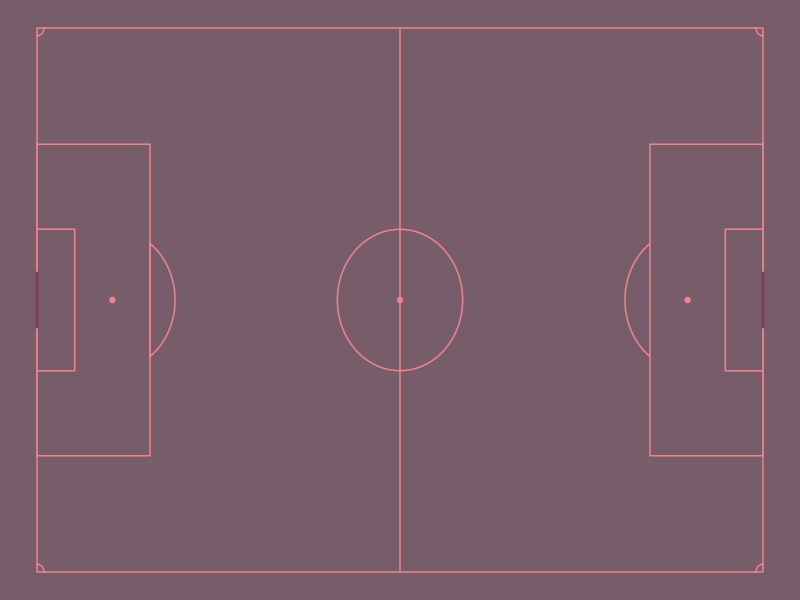
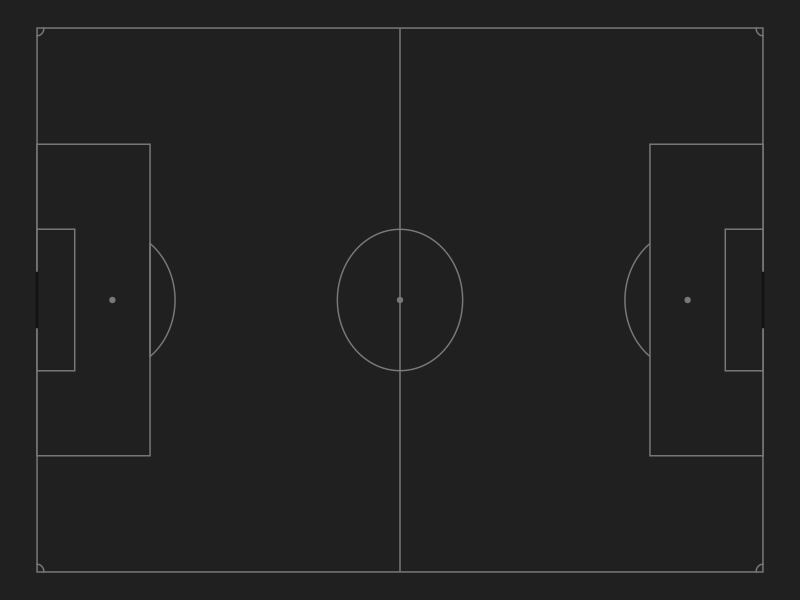

Here is the R script that generated these plots, in order:
library(ggplot2)

# FUNCTION USED TO CREATE THE PITCH

createPitch <- function(xmax, ymax, grass_colour, line_colour, background_colour, goal_colour){
  theme_blankPitch = function(size=12) { 
    theme(
      #axis.line=element_blank(), 
      axis.text.x=element_blank(), 
      axis.text.y=element_blank(), 
      #axis.ticks.y=element_text(size=size),
      #   axis.ticks=element_blank(),
      axis.ticks.length=unit(0, "lines"), 
      #axis.ticks.margin=unit(0, "lines"), 
      axis.title.x=element_blank(), 
      axis.title.y=element_blank(), 
      legend.background=element_rect(fill=background_colour, colour=NA), 
      legend.key=element_rect(colour=background_colour,fill=background_colour), 
      legend.key.size=unit(1.2, "lines"), 
      legend.text=element_text(size=size), 
      legend.title=element_text(size=size, face="bold",hjust=0),
      strip.background = element_rect(colour = background_colour, fill = background_colour, size = .5),
      panel.background=element_rect(fill=background_colour,colour=background_colour), 
      #       panel.border=element_blank(), 
      panel.grid.major=element_blank(), 
      panel.grid.minor=element_blank(), 
      panel.spacing=element_blank(), 
      plot.background=element_blank(), 
      plot.margin=unit(c(0, 0, 0, 0), "lines"), 
      plot.title=element_text(size=size*1.2), 
      strip.text.y=element_text(colour=background_colour,size=size,angle=270),
      strip.text.x=element_text(size=size*1))}
  
  ymin <- 0 
  xmin <- 0 
  
  # Defining dimensions
  GoalWidth <- 732
  penspot <- 1100
  boxedgeW <- 4032
  boxedgeL <- 1650
  box6yardW <- 1832
  box6yardL <- 550
  
  ## dimensions calculations 
  # The 18 Yard Box
  TheBoxWidth <- c(((ymax / 2) + (boxedgeW / 2)),((ymax / 2) - (boxedgeW / 2)))
  TheBoxHeight <- c(boxedgeL,xmax-boxedgeL)
  GoalPosts <- c(((ymax / 2) + (GoalWidth / 2)),((ymax / 2) - (GoalWidth / 2)))
  
  # The 6 Yard Box
  box6yardWidth <- c(((ymax / 2) + (box6yardW / 2)),((ymax / 2) - (box6yardW / 2)))
  box6yardHeight <- c(box6yardL,xmax-box6yardL)
  
  ## Centre circle dimensions 
  centreCirle_d <- 1830
  
  ## define the circle function
  circleFun <- function(center = c(0,0),diameter = 1, npoints = 100){
    r = diameter / 2
    tt <- seq(0,2*pi,length.out = npoints)
    xx <- center[1] + r * cos(tt)
    yy <- center[2] + r * sin(tt)
    return(data.frame(x = xx, y = yy))
  }
  
  #### create leftD arc ####
  Dleft <- circleFun(c((penspot),(ymax/2)),centreCirle_d,npoints = 1000)
  ## remove part that is in the box
  Dleft <- Dleft[which(Dleft$x >= (boxedgeL)),]
  
  ## create rightD arc  ####
  Dright <- circleFun(c((xmax-(penspot)),(ymax/2)),centreCirle_d,npoints = 1000)
  ## remove part that is in the box
  Dright <- Dright[which(Dright$x <= (xmax-(boxedgeL))),]
  
  #### create center circle ####
  center_circle <- circleFun(c((xmax/2),(ymax/2)),centreCirle_d,npoints = 100)
  
  ## create corner flag radius ####
  TopLeftCorner <- circleFun(c(xmin,ymax),200,npoints = 1000)
  TopRightCorner <- circleFun(c(xmax,ymax),200,npoints = 1000)
  BottomLeftCorner <- circleFun(c(xmin,ymin),200,npoints = 1000)
  BottomRightCorner <- circleFun(c(xmax,ymin),200,npoints = 1000)
  
  p <- ggplot() + xlim(c(-10,xmax+10)) + ylim(c(-10,ymax+10)) + 
    # add the theme 
    theme_blankPitch() +
    # add the base rectangle of the pitch 
    geom_rect(aes(xmin=0, xmax=xmax, ymin=0, ymax=ymax), fill = grass_colour, colour = line_colour) +
    # add the 18 yard box Left
    geom_rect(aes(xmin=0, xmax=TheBoxHeight[1], ymin=TheBoxWidth[1], ymax=TheBoxWidth[2]), fill = grass_colour, colour = line_colour) + 
    # add the 18 yard box Right
    geom_rect(aes(xmin=TheBoxHeight[2], xmax=xmax, ymin=TheBoxWidth[1], ymax=TheBoxWidth[2]), fill = grass_colour, colour = line_colour) +
    # add the six yard box Left
    geom_rect(aes(xmin=0, xmax=box6yardHeight[1], ymin=box6yardWidth[1], ymax=box6yardWidth[2]), fill = grass_colour, colour = line_colour)  +
    # add the six yard box Right
    geom_rect(aes(xmin=box6yardHeight[2], xmax=xmax, ymin=box6yardWidth[1], ymax=box6yardWidth[2]), fill = grass_colour, colour = line_colour)  + 
    # Add half way line 
    geom_segment(aes(x = xmax/2, y = ymin, xend = xmax/2, yend = ymax),colour = line_colour) +
    # add left D 
    geom_path(data=Dleft, aes(x=x,y=y), colour = line_colour) + 
    # add Right D 
    geom_path(data=Dright, aes(x=x,y=y), colour = line_colour) + 
    # add centre circle 
    geom_path(data=center_circle, aes(x=x,y=y), colour = line_colour) + 
    # add penalty spot left 
    geom_point(aes(x = penspot , y = ymax/2), colour = line_colour) + 
    # add penalty spot right
    geom_point(aes(x = (xmax-(penspot)) , y = ymax/2), colour = line_colour) + 
    # add centre spot 
    geom_point(aes(x = (xmax/2) , y = ymax/2), colour = line_colour) +
    # add Corner Flag corners
    geom_path(data=TopLeftCorner, aes(x=x,y=y), colour = line_colour) +
    geom_path(data=TopRightCorner, aes(x=x,y=y), colour = line_colour) +
    geom_path(data=BottomLeftCorner, aes(x=x,y=y), colour = line_colour) +
    geom_path(data=BottomRightCorner, aes(x=x,y=y), colour = line_colour) +
    geom_segment(aes(x = xmin, y = GoalPosts[1], xend = xmin, yend = GoalPosts[2]),colour = goal_colour, size = 1) +
    # add the goal right
    geom_segment(aes(x = xmax, y = GoalPosts[1], xend = xmax, yend = GoalPosts[2]),colour = goal_colour, size = 1) 
  return(p)
}




#---------------------------------------------------------------------- EXAMPLE PITCH ---------------------------------------------------------------------

## you can define the values first like below
grass_colour <- "#775D6A"
line_colour <- "#F4828C"
background_colour <- "#775D6A"
goal_colour <- "#7E3C5D"
ymax <- 7040
xmax <- 10600

createPitch(xmax, ymax, grass_colour, line_colour, background_colour, goal_colour)

## night theme 
createPitch(10600, 7040, "#202020", "#797876", "#202020", "#131313")